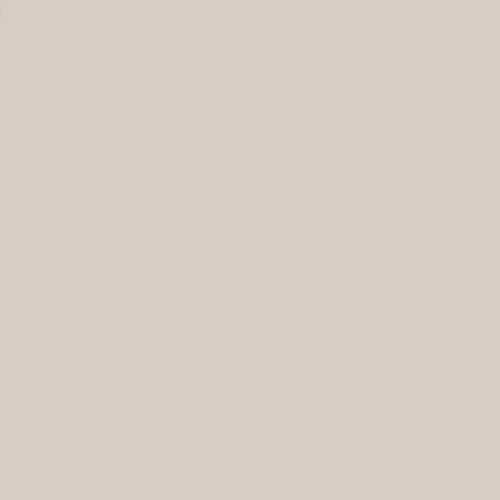
Frame 1 (no input)
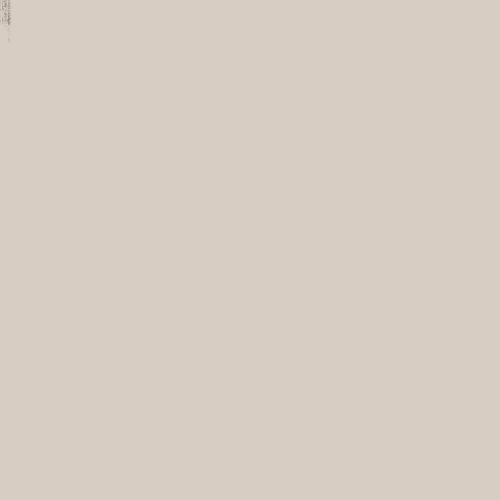
Frame 60 (the mouse pressed at the canvas centre just before this capture)
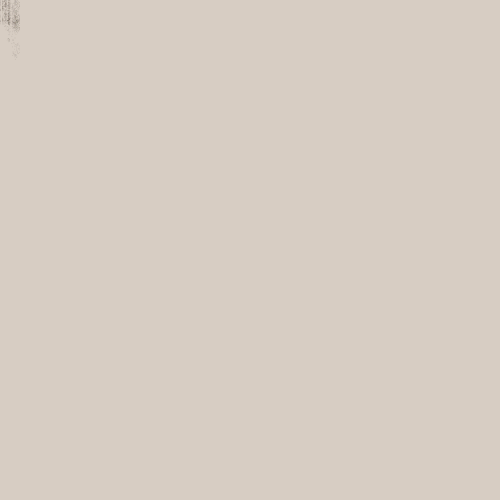
Frame 120 (the mouse held since frame 60 and released just before this capture)

The Processing sketch that drew these frames (run headless with seeded random() and noise(); from frame 60 on, the mouse is pressed at the canvas centre):

// Processing sketch: processing_95934
// ── processing_95934.pde

float a;
float b;
float c;
float d;
float e;
float f;
float g;
float h;
float i;
float j;
float k;
float l;
float m;
float n;
float o;
float p;
float q;
float r;
float s;
float t;
float u;
float v;
float w;

float debuta;
float debutb;
float debutc;
float debutd;
float debute;
float debutf;
float debutg;
float debuth;
float debuti;
float debutj;
float debutk;
float debutl;
float debutm;
float debutn;
float debuto;
float debutp;
float debutq;
float debutr;
float debuts;
float debutt;
float debutu;
float debutv;
float debutw;

float deplacementh;

float deplacementha;
float deplacementhb;
float deplacementhc;
float deplacementhd;
float deplacementhe;
float deplacementhf;
float deplacementhg;
float deplacementhh;
float deplacementhi;
float deplacementhj;
float deplacementhk;
float deplacementhl;
float deplacementhm;
float deplacementhn;
float deplacementho;
float deplacementhp;
float deplacementhq;
float deplacementhr;
float deplacemenths;
float deplacementht;
float deplacementhu;
float deplacementhv;
float deplacementhw;

float declencheur;
float vitessedeclencheur;

float vitesseh;
float vitessehaleatoire;
float reductionvitesseha;
float deplacementvertical;

float deplacementhorizontal;
float deplacementegal;
float placementaleatoire;
int espacement;

void setup () {
  size (500,500);
  smooth ();
  
  
  
  
  
  
  
  
  
  
  //   PREMIERS PARAMETRES
  
  
  
  
  
  
  
  
  
  
  //   D'AUTRES PARAMETRES SONT MODIFIABLES PLUS BAS
  
  
  
  
  
  //   espacement entre les lignes
  espacement = 1;
  
  //   déplacement aléatoire?  1 - oui / 0 - non
  deplacementhorizontal = 1;
  
  //   toutes les lignes se déplacent de la même façon?  1 - oui / 0 - non
  deplacementegal = 1;
  
  //   placement de départ aléatoire?  1 - oui / 0 - non
  placementaleatoire = 0;
  
  //   couleur du fond
  background (215,205,195);
  //background (50,75,100);
  //background (0);
  
  
  
  
  
  
  
  
  
  
  
  
  
  
  a = 0;
  b = 0;
  c = 0;
  d = 0;
  e = 0;
  f = 0;
  g = 0;
  h = 0;
  i = 0;
  j = 0;
  k = 0;
  l = 0;
  m = 0;
  n = 0;
  o = 0;
  p = 0;
  q = 0;
  r = 0;
  s = 0;
  t = 0;
  u = 0;
  v = 0;
  w = 0;
  
  deplacementha = 0;
  deplacementhb = 0;
  deplacementhc = 0;
  deplacementhd = 0;
  deplacementhe = 0;
  deplacementhf = 0;
  deplacementhg = 0;
  deplacementhh = 0;
  deplacementhi = 0;
  deplacementhj = 0;
  deplacementhk = 0;
  deplacementhl = 0;
  deplacementhm = 0;
  deplacementhn = 0;
  deplacementho = 0;
  deplacementhp = 0;
  deplacementhq = 0;
  deplacementhr = 0;
  deplacemenths = 0;
  deplacementht = 0;
  deplacementhu = 0;
  deplacementhv = 0;
  deplacementhw = 0;
  
  if (placementaleatoire > 0){
    deplacementha = random (0,width);
    deplacementhb = random (0,width);
    deplacementhc = random (0,width);
    deplacementhd = random (0,width);
    deplacementhe = random (0,width);
    deplacementhf = random (0,width);
    deplacementhg = random (0,width);
    deplacementhh = random (0,width);
    deplacementhi = random (0,width);
    deplacementhj = random (0,width);
    deplacementhk = random (0,width);
    deplacementhl = random (0,width);
    deplacementhm = random (0,width);
    deplacementhn = random (0,width);
    deplacementho = random (0,width);
    deplacementhp = random (0,width);
    deplacementhq = random (0,width);
    deplacementhr = random (0,width);
    deplacemenths = random (0,width);
    deplacementht = random (0,width);
    deplacementhu = random (0,width);
    deplacementhv = random (0,width);
    deplacementhw = random (0,width);
  }
  
  debuta = 1*espacement;
  debutb = 2*espacement;
  debutc = 3*espacement;
  debutd = 4*espacement;
  debute = 5*espacement;
  debutf = 6*espacement;
  debutg = 7*espacement;
  debuth = 8*espacement;
  debuti = 9*espacement;
  debutj = 10*espacement;
  debutk = 11*espacement;
  debutl = 12*espacement;
  debutm = 13*espacement;
  debutn = 14*espacement;
  debuto = 15*espacement;
  debutp = 16*espacement;
  debutq = 17*espacement;
  debutr = 18*espacement;
  debuts = 19*espacement;
  debutt = 20*espacement;
  debutu = 21*espacement;
  debutv = 22*espacement;
  debutw = 23*espacement;
  
  a = a+debuta;
  b = b+debutb;
  c = c+debutc;
  d = d+debutd;
  e = e+debute;
  f = f+debutf;
  g = g+debutg;
  h = h+debuth;
  i = i+debuti;
  j = j+debutj;
  k = k+debutk;
  l = l+debutl;
  m = m+debutm;
  n = n+debutn;
  o = o+debuto;
  p = p+debutp;
  q = q+debutq;
  r = r+debutr;
  s = s+debuts;
  t = t+debutt;
  u = u+debutu;
  v = v+debutv;
  w = w+debutw;
  
  deplacementh = 0;
  
  declencheur = 0;
  
}

void draw () {
  
  
  
  
  
  
  
  
  
  
                                  //   PARAMETRES
  
  
  
  
  
  
  
  
  
  
  //   D'AUTRES PARAMETRES SONT MODIFIABLES PLUS HAUT
  
  
  
  
  
  //   taille ellispes
  int taillee;
  taillee = 1;
  
  
  //   vitesse défilement horizontal fixe
  vitesseh = 1;
  
  //   vitesse défilement horizontal aléatoire
  vitessehaleatoire = 3;
  
  //   réduction vitesse 
  reductionvitesseha = 1;
  
  //   vitesse déplacemen1t vertical
  deplacementvertical = 4;
  
  //   vitesse du déclencheur
  vitessedeclencheur = 1;
  
  
  //   couleur des lignes
  color couleurlignes = color (45,35,25,random(0,25));
  //color couleurlignes = color (random (200,255),random (0,80),random (0,80),random (0,75));
  
  
  //   placement vertical régulier?  1 - oui / 0 - non
  int placementverticalr;
  placementverticalr = 0;
  
  //   placement vertical de début régulier?  1 - oui / 0 - non
  int placementdebutr;
  placementdebutr = 0;
  
  //   retour en haut du format?  1 - oui / 0 - non
  int retourenhaut;
  retourenhaut = 1;
  
  //   remplir toute la page directement?  1 - oui / 0 - non
  int toutelapage;
  toutelapage = 0;
  
  
  
  
  
  
  
  
  
  
  //   PROGRAMME
  
  
  
  
  
  
  
  
  
  
  if (declencheur > -1){
    declencheur = declencheur + 1;
  }
  
  
  
  if (declencheur > vitessedeclencheur){
    declencheur = 0;
    
    a = a + random(-deplacementvertical,+deplacementvertical);
    b = b + random(-deplacementvertical,+deplacementvertical);
    c = c + random(-deplacementvertical,+deplacementvertical);
    d = d + random(-deplacementvertical,+deplacementvertical);
    e = e + random(-deplacementvertical,+deplacementvertical);
    f = f + random(-deplacementvertical,+deplacementvertical);
    g = g + random(-deplacementvertical,+deplacementvertical);
    h = h + random(-deplacementvertical,+deplacementvertical);
    i = i + random(-deplacementvertical,+deplacementvertical);
    j = j + random(-deplacementvertical,+deplacementvertical);
    k = k + random(-deplacementvertical,+deplacementvertical);
    l = l + random(-deplacementvertical,+deplacementvertical);
    m = m + random(-deplacementvertical,+deplacementvertical);
    n = n + random(-deplacementvertical,+deplacementvertical);
    o = o + random(-deplacementvertical,+deplacementvertical);
    p = p + random(-deplacementvertical,+deplacementvertical);
    q = q + random(-deplacementvertical,+deplacementvertical);
    r = r + random(-deplacementvertical,+deplacementvertical);
    s = s + random(-deplacementvertical,+deplacementvertical);
    t = t + random(-deplacementvertical,+deplacementvertical);
    u = u + random(-deplacementvertical,+deplacementvertical);
    v = v + random(-deplacementvertical,+deplacementvertical);
    w = w + random(-deplacementvertical,+deplacementvertical);
    
    
    if (deplacementhorizontal < 1){
      deplacementh = deplacementh + vitesseh;}
    
    if (deplacementhorizontal > 0){
      deplacementh = deplacementh + random (-vitessehaleatoire + reductionvitesseha , vitessehaleatoire);}
      
    deplacementha = deplacementha + random (-vitessehaleatoire + reductionvitesseha , vitessehaleatoire);
    deplacementhb = deplacementhb + random (-vitessehaleatoire + reductionvitesseha , vitessehaleatoire);
    deplacementhc = deplacementhc + random (-vitessehaleatoire + reductionvitesseha , vitessehaleatoire);
    deplacementhd = deplacementhd + random (-vitessehaleatoire + reductionvitesseha , vitessehaleatoire);
    deplacementhe = deplacementhe + random (-vitessehaleatoire + reductionvitesseha , vitessehaleatoire);
    deplacementhf = deplacementhf + random (-vitessehaleatoire + reductionvitesseha , vitessehaleatoire);
    deplacementhg = deplacementhg + random (-vitessehaleatoire + reductionvitesseha , vitessehaleatoire);
    deplacementhh = deplacementhh + random (-vitessehaleatoire + reductionvitesseha , vitessehaleatoire);
    deplacementhi = deplacementhi + random (-vitessehaleatoire + reductionvitesseha , vitessehaleatoire);
    deplacementhj = deplacementhj + random (-vitessehaleatoire + reductionvitesseha , vitessehaleatoire);
    deplacementhk = deplacementhk + random (-vitessehaleatoire + reductionvitesseha , vitessehaleatoire);
    deplacementhl = deplacementhl + random (-vitessehaleatoire + reductionvitesseha , vitessehaleatoire);
    deplacementhm = deplacementhm + random (-vitessehaleatoire + reductionvitesseha , vitessehaleatoire);
    deplacementhn = deplacementhn + random (-vitessehaleatoire + reductionvitesseha , vitessehaleatoire);
    deplacementho = deplacementho + random (-vitessehaleatoire + reductionvitesseha , vitessehaleatoire);
    deplacementhp = deplacementhp + random (-vitessehaleatoire + reductionvitesseha , vitessehaleatoire);
    deplacementhq = deplacementhq + random (-vitessehaleatoire + reductionvitesseha , vitessehaleatoire);
    deplacementhr = deplacementhr + random (-vitessehaleatoire + reductionvitesseha , vitessehaleatoire);
    deplacemenths = deplacemenths + random (-vitessehaleatoire + reductionvitesseha , vitessehaleatoire);
    deplacementht = deplacementht + random (-vitessehaleatoire + reductionvitesseha , vitessehaleatoire);
    deplacementhu = deplacementhu + random (-vitessehaleatoire + reductionvitesseha , vitessehaleatoire);
    deplacementhv = deplacementhv + random (-vitessehaleatoire + reductionvitesseha , vitessehaleatoire);
    deplacementhw = deplacementhw + random (-vitessehaleatoire + reductionvitesseha , vitessehaleatoire);
    
  }
  
if (deplacementegal > 0){
  if (deplacementh > width){
    if (placementdebutr > 0){
    debuta = debuta + 23*espacement;
    debutb = debutb + 23*espacement;
    debutc = debutc + 23*espacement;
    debutd = debutd + 23*espacement;
    debute = debute + 23*espacement;
    debutf = debutf + 23*espacement;
    debutg = debutg + 23*espacement;
    debuth = debuth + 23*espacement;
    debuti = debuti + 23*espacement;
    debutj = debutj + 23*espacement;
    debutk = debutk + 23*espacement;
    debutl = debutl + 23*espacement;
    debutm = debutm + 23*espacement;
    debutn = debutn + 23*espacement;
    debuto = debuto + 23*espacement;
    debutp = debutp + 23*espacement;
    debutq = debutq + 23*espacement;
    debutr = debutr + 23*espacement;
    debuts = debuts + 23*espacement;
    debutt = debutt + 23*espacement;
    debutu = debutu + 23*espacement;
    debutv = debutv + 23*espacement;
    debutw = debutw + 23*espacement;}
    
    if (placementdebutr < 1){
    debuta = a + random(0,23)*espacement;
    debutb = b + random(0,23)*espacement;
    debutc = c + random(0,23)*espacement;
    debutd = d + random(0,23)*espacement;
    debute = e + random(0,23)*espacement;
    debutf = f + random(0,23)*espacement;
    debutg = g + random(0,23)*espacement;
    debuth = h + random(0,23)*espacement;
    debuti = i + random(0,23)*espacement;
    debutj = j + random(0,23)*espacement;
    debutk = k + random(0,23)*espacement;
    debutl = l + random(0,23)*espacement;
    debutm = m + random(0,23)*espacement;
    debutn = n + random(0,23)*espacement;
    debuto = o + random(0,23)*espacement;
    debutp = p + random(0,23)*espacement;
    debutq = q + random(0,23)*espacement;
    debutr = r + random(0,23)*espacement;
    debuts = s + random(0,23)*espacement;
    debutt = t + random(0,23)*espacement;
    debutu = u + random(0,23)*espacement;
    debutv = v + random(0,23)*espacement;
    debutw = w + random(0,23)*espacement;}
    
    deplacementh = 0;
    
    if (placementverticalr > 0){
      a = 0;
      b = 0;
      c = 0;
      d = 0;
      e = 0;
      f = 0;
      g = 0;
      h = 0;
      i = 0;
      j = 0;
      k = 0;
      l = 0;
      m = 0;
      n = 0;
      o = 0;
      p = 0;
      q = 0;
      r = 0;
      s = 0;
      t = 0;
      u = 0;
      v = 0;
      w = 0;
    }
    
    if (retourenhaut > 0){
      if (debuta + a > height){ debuta = 1*espacement; a = 0; }
      if (debutb + b > height){ debutb = 2*espacement; b = 0; }
      if (debutc + c > height){ debutc = 3*espacement; c = 0; }
      if (debutd + d > height){ debutd = 4*espacement; d = 0; }
      if (debute + e > height){ debute = 5*espacement; e = 0; }
      if (debutf + f > height){ debutf = 6*espacement; f = 0; }
      if (debutg + g > height){ debutg = 7*espacement; g = 0; }
      if (debuth + h > height){ debuth = 8*espacement; h = 0; }
      if (debuti + i > height){ debuti = 9*espacement; i = 0; }
      if (debutj + j > height){ debutj = 10*espacement; j = 0; }
      if (debutk + k > height){ debutk = 11*espacement; k = 0; }
      if (debutl + l > height){ debutl = 12*espacement; l = 0; }
      if (debutm + m > height){ debutm = 13*espacement; m = 0; }
      if (debutn + n > height){ debutn = 14*espacement; n = 0; }
      if (debuto + o > height){ debuto = 15*espacement; o = 0; }
      if (debutp + p > height){ debutp = 16*espacement; p = 0; }
      if (debutq + q > height){ debutq = 17*espacement; q = 0; }
      if (debutr + r > height){ debutr = 18*espacement; r = 0; }
      if (debuts + s > height){ debuts = 19*espacement; s = 0; }
      if (debutt + t > height){ debutt = 20*espacement; t = 0; }
      if (debutu + u > height){ debutu = 21*espacement; u = 0; }
      if (debutv + v > height){ debutv = 22*espacement; v = 0; }
      if (debutw + w > height){ debutw = 23*espacement; w = 0; }}
    
    a = a+debuta;
    b = b+debutb;
    c = c+debutc;
    d = d+debutd;
    e = e+debute;
    f = f+debutf;
    g = g+debutg;
    h = h+debuth;
    i = i+debuti;
    j = j+debutj;
    k = k+debutk;
    l = l+debutl;
    m = m+debutm;
    n = n+debutn;
    o = o+debuto;
    p = p+debutp;
    q = q+debutq;
    r = r+debutr;
    s = s+debuts;
    t = t+debutt;
    u = u+debutu;
    v = v+debutv;
    w = w+debutw;
  }}
  
  
  
  
  
  // - - - - - - - - - - - - - - - - -
  
  
  
  
  
  if (deplacementegal < 1){
    
    if (deplacementha > width){ if (placementdebutr > 0){ debuta = debuta + 23*espacement;} if (placementdebutr < 1){ debuta = a + random(0,23)*espacement;} deplacementha = 0; if (placementverticalr > 0){ a = 0;} if (retourenhaut > 0){ if (debuta + a > height){ debuta = 1*espacement; a = 0; deplacementha = 0; }} a = a+debuta;}
    if (deplacementhb > width){ if (placementdebutr > 0){ debutb = debutb + 23*espacement;} if (placementdebutr < 1){ debutb = b + random(0,23)*espacement;} deplacementhb = 0; if (placementverticalr > 0){ b = 0;} if (retourenhaut > 0){ if (debutb + b > height){ debutb = 2*espacement; b = 0; deplacementhb = 0; }} b = b+debutb;}
    if (deplacementhc > width){ if (placementdebutr > 0){ debutc = debutc + 23*espacement;} if (placementdebutr < 1){ debutc = c + random(0,23)*espacement;} deplacementhc = 0; if (placementverticalr > 0){ c = 0;} if (retourenhaut > 0){ if (debutc + c > height){ debutc = 3*espacement; c = 0; deplacementhc = 0; }} c = c+debutc;}
    if (deplacementhd > width){ if (placementdebutr > 0){ debutd = debutd + 23*espacement;} if (placementdebutr < 1){ debutc = d + random(0,23)*espacement;} deplacementhd = 0; if (placementverticalr > 0){ d = 0;} if (retourenhaut > 0){ if (debutd + d > height){ debutd = 4*espacement; d = 0; deplacementhd = 0; }} d = d+debutd;}
    if (deplacementhe > width){ if (placementdebutr > 0){ debute = debute + 23*espacement;} if (placementdebutr < 1){ debute = e + random(0,23)*espacement;} deplacementhe = 0; if (placementverticalr > 0){ e = 0;} if (retourenhaut > 0){ if (debute + e > height){ debute = 5*espacement; e = 0; deplacementhe = 0; }} e = e+debute;}
    if (deplacementhf > width){ if (placementdebutr > 0){ debutf = debutf + 23*espacement;} if (placementdebutr < 1){ debutf = f + random(0,23)*espacement;} deplacementhf = 0; if (placementverticalr > 0){ f = 0;} if (retourenhaut > 0){ if (debutf + f > height){ debutf = 1*espacement; f = 0; deplacementhf = 0; }} f = f+debutf;}
    if (deplacementhg > width){ if (placementdebutr > 0){ debutg = debutg + 23*espacement;} if (placementdebutr < 1){ debutg = g + random(0,23)*espacement;} deplacementhg = 0; if (placementverticalr > 0){ g = 0;} if (retourenhaut > 0){ if (debutg + g > height){ debutg = 2*espacement; g = 0; deplacementhg = 0; }} g = g+debutg;}
    if (deplacementhh > width){ if (placementdebutr > 0){ debuth = debuth + 23*espacement;} if (placementdebutr < 1){ debuth = h + random(0,23)*espacement;} deplacementhh = 0; if (placementverticalr > 0){ h = 0;} if (retourenhaut > 0){ if (debuth + h > height){ debuth = 3*espacement; h = 0; deplacementhh = 0; }} h = h+debuth;}
    if (deplacementhi > width){ if (placementdebutr > 0){ debuti = debuti + 23*espacement;} if (placementdebutr < 1){ debuti = i + random(0,23)*espacement;} deplacementhi = 0; if (placementverticalr > 0){ i = 0;} if (retourenhaut > 0){ if (debuti + i > height){ debuti = 4*espacement; i = 0; deplacementhi = 0; }} i = i+debuti;}
    if (deplacementhj > width){ if (placementdebutr > 0){ debutj = debutj + 23*espacement;} if (placementdebutr < 1){ debutj = j + random(0,23)*espacement;} deplacementhj = 0; if (placementverticalr > 0){ j = 0;} if (retourenhaut > 0){ if (debutj + j > height){ debutj = 5*espacement; j = 0; deplacementhj = 0; }} j = j+debutj;}
    if (deplacementhk > width){ if (placementdebutr > 0){ debutk = debutk + 23*espacement;} if (placementdebutr < 1){ debutk = k + random(0,23)*espacement;} deplacementhk = 0; if (placementverticalr > 0){ k = 0;} if (retourenhaut > 0){ if (debutk + k > height){ debutk = 1*espacement; k = 0; deplacementhk = 0; }} k = k+debutk;}
    if (deplacementhl > width){ if (placementdebutr > 0){ debutl = debutl + 23*espacement;} if (placementdebutr < 1){ debutl = l + random(0,23)*espacement;} deplacementhl = 0; if (placementverticalr > 0){ l = 0;} if (retourenhaut > 0){ if (debutl + l > height){ debutl = 2*espacement; l = 0; deplacementhl = 0; }} l = l+debutl;}
    if (deplacementhm > width){ if (placementdebutr > 0){ debutm = debutm + 23*espacement;} if (placementdebutr < 1){ debutm = m + random(0,23)*espacement;} deplacementhm = 0; if (placementverticalr > 0){ m = 0;} if (retourenhaut > 0){ if (debutm + m > height){ debutm = 3*espacement; m = 0; deplacementhm = 0; }} m = m+debutm;}
    if (deplacementhn > width){ if (placementdebutr > 0){ debutn = debutn + 23*espacement;} if (placementdebutr < 1){ debutn = n + random(0,23)*espacement;} deplacementhn = 0; if (placementverticalr > 0){ n = 0;} if (retourenhaut > 0){ if (debutn + n > height){ debutn = 4*espacement; n = 0; deplacementhn = 0; }} n = n+debutn;}
    if (deplacementho > width){ if (placementdebutr > 0){ debuto = debuto + 23*espacement;} if (placementdebutr < 1){ debuto = o + random(0,23)*espacement;} deplacementho = 0; if (placementverticalr > 0){ o = 0;} if (retourenhaut > 0){ if (debuto + o > height){ debuto = 5*espacement; o = 0; deplacementho = 0; }} o = o+debuto;}
    if (deplacementhp > width){ if (placementdebutr > 0){ debutp = debutp + 23*espacement;} if (placementdebutr < 1){ debutp = p + random(0,23)*espacement;} deplacementhp = 0; if (placementverticalr > 0){ p = 0;} if (retourenhaut > 0){ if (debutp + p > height){ debutp = 1*espacement; p = 0; deplacementhp = 0; }} p = p+debutp;}
    if (deplacementhq > width){ if (placementdebutr > 0){ debutq = debutq + 23*espacement;} if (placementdebutr < 1){ debutq = q + random(0,23)*espacement;} deplacementhq = 0; if (placementverticalr > 0){ q = 0;} if (retourenhaut > 0){ if (debutq + q > height){ debutq = 2*espacement; q = 0; deplacementhq = 0; }} q = q+debutq;}
    if (deplacementhr > width){ if (placementdebutr > 0){ debutr = debutr + 23*espacement;} if (placementdebutr < 1){ debutr = r + random(0,23)*espacement;} deplacementhr = 0; if (placementverticalr > 0){ r = 0;} if (retourenhaut > 0){ if (debutr + r > height){ debutr = 3*espacement; r = 0; deplacementhr = 0; }} r = r+debutr;}
    if (deplacemenths > width){ if (placementdebutr > 0){ debuts = debuts + 23*espacement;} if (placementdebutr < 1){ debuts = s + random(0,23)*espacement;} deplacemenths = 0; if (placementverticalr > 0){ s = 0;} if (retourenhaut > 0){ if (debuts + s > height){ debuts = 4*espacement; s = 0; deplacemenths = 0; }} s = s+debuts;}
    if (deplacementht > width){ if (placementdebutr > 0){ debutt = debutt + 23*espacement;} if (placementdebutr < 1){ debutt = t + random(0,23)*espacement;} deplacementht = 0; if (placementverticalr > 0){ t = 0;} if (retourenhaut > 0){ if (debutt + t > height){ debutt = 5*espacement; t = 0; deplacementht = 0; }} t = t+debutt;}
    if (deplacementhu > width){ if (placementdebutr > 0){ debutu = debutu + 23*espacement;} if (placementdebutr < 1){ debutu = u + random(0,23)*espacement;} deplacementhu = 0; if (placementverticalr > 0){ u = 0;} if (retourenhaut > 0){ if (debutu + u > height){ debutu = 1*espacement; u = 0; deplacementhu = 0; }} u = u+debutu;}
    if (deplacementhv > width){ if (placementdebutr > 0){ debutv = debutv + 23*espacement;} if (placementdebutr < 1){ debutv = v + random(0,23)*espacement;} deplacementhv = 0; if (placementverticalr > 0){ v = 0;} if (retourenhaut > 0){ if (debutv + v > height){ debutv = 2*espacement; v = 0; deplacementhv = 0; }} v = v+debutv;}
    if (deplacementhw > width){ if (placementdebutr > 0){ debutw = debutw + 23*espacement;} if (placementdebutr < 1){ debutw = w + random(0,23)*espacement;} deplacementhw = 0; if (placementverticalr > 0){ w = 0;} if (retourenhaut > 0){ if (debutw + w > height){ debutw = 3*espacement; w = 0; deplacementhw = 0; }} w = w+debutw;}
  }
  
  
  
  
  
  //   DRAW
  
  
  
  
  
  //background (0);
  
  //fill (0,1);
  //rect (0,0,width,height);
  
  
  fill (couleurlignes);
  noStroke ();
  
  
  
  if (deplacementegal > 0){
  if (toutelapage < 1){
    ellipse (deplacementh,a,taillee,taillee);
    ellipse (deplacementh,b,taillee,taillee);
    ellipse (deplacementh,c,taillee,taillee);
    ellipse (deplacementh,d,taillee,taillee);
    ellipse (deplacementh,e,taillee,taillee);
    ellipse (deplacementh,f,taillee,taillee);
    ellipse (deplacementh,g,taillee,taillee);
    ellipse (deplacementh,h,taillee,taillee);
    ellipse (deplacementh,i,taillee,taillee);
    ellipse (deplacementh,j,taillee,taillee);
    ellipse (deplacementh,k,taillee,taillee);
    ellipse (deplacementh,l,taillee,taillee);
    ellipse (deplacementh,m,taillee,taillee);
    ellipse (deplacementh,n,taillee,taillee);
    ellipse (deplacementh,o,taillee,taillee);
    ellipse (deplacementh,p,taillee,taillee);
    ellipse (deplacementh,q,taillee,taillee);
    ellipse (deplacementh,r,taillee,taillee);
    ellipse (deplacementh,s,taillee,taillee);
    ellipse (deplacementh,t,taillee,taillee);
    ellipse (deplacementh,u,taillee,taillee);
    ellipse (deplacementh,v,taillee,taillee);
    ellipse (deplacementh,w,taillee,taillee);}}
  
  
  
  if (deplacementegal > 0){
  if (toutelapage > 0){
    for (int multiple=0; multiple<height; multiple=multiple+23*espacement){
    ellipse (deplacementh,multiple+a,taillee,taillee);
    ellipse (deplacementh,multiple+b,taillee,taillee);
    ellipse (deplacementh,multiple+c,taillee,taillee);
    ellipse (deplacementh,multiple+d,taillee,taillee);
    ellipse (deplacementh,multiple+e,taillee,taillee);
    ellipse (deplacementh,multiple+f,taillee,taillee);
    ellipse (deplacementh,multiple+g,taillee,taillee);
    ellipse (deplacementh,multiple+h,taillee,taillee);
    ellipse (deplacementh,multiple+i,taillee,taillee);
    ellipse (deplacementh,multiple+j,taillee,taillee);
    ellipse (deplacementh,multiple+k,taillee,taillee);
    ellipse (deplacementh,multiple+l,taillee,taillee);
    ellipse (deplacementh,multiple+m,taillee,taillee);
    ellipse (deplacementh,multiple+n,taillee,taillee);
    ellipse (deplacementh,multiple+o,taillee,taillee);
    ellipse (deplacementh,multiple+p,taillee,taillee);
    ellipse (deplacementh,multiple+q,taillee,taillee);
    ellipse (deplacementh,multiple+r,taillee,taillee);
    ellipse (deplacementh,multiple+s,taillee,taillee);
    ellipse (deplacementh,multiple+t,taillee,taillee);
    ellipse (deplacementh,multiple+u,taillee,taillee);
    ellipse (deplacementh,multiple+v,taillee,taillee);
    ellipse (deplacementh,multiple+w,taillee,taillee);}}}
  
  
  
  
  
  if (deplacementegal < 1){
  if (toutelapage < 1){
    ellipse (deplacementha,a,taillee,taillee);
    ellipse (deplacementhb,b,taillee,taillee);
    ellipse (deplacementhc,c,taillee,taillee);
    ellipse (deplacementhd,d,taillee,taillee);
    ellipse (deplacementhe,e,taillee,taillee);
    ellipse (deplacementhf,f,taillee,taillee);
    ellipse (deplacementhg,g,taillee,taillee);
    ellipse (deplacementhh,h,taillee,taillee);
    ellipse (deplacementhi,i,taillee,taillee);
    ellipse (deplacementhj,j,taillee,taillee);
    ellipse (deplacementhk,k,taillee,taillee);
    ellipse (deplacementhl,l,taillee,taillee);
    ellipse (deplacementhm,m,taillee,taillee);
    ellipse (deplacementhn,n,taillee,taillee);
    ellipse (deplacementho,o,taillee,taillee);
    ellipse (deplacementhp,p,taillee,taillee);
    ellipse (deplacementhq,q,taillee,taillee);
    ellipse (deplacementhr,r,taillee,taillee);
    ellipse (deplacemenths,s,taillee,taillee);
    ellipse (deplacementht,t,taillee,taillee);
    ellipse (deplacementhu,u,taillee,taillee);
    ellipse (deplacementhv,v,taillee,taillee);
    ellipse (deplacementhw,w,taillee,taillee);}}
  
  
  
  if (deplacementegal < 1){
  if (toutelapage > 0){
    for (int multiple=0; multiple<height; multiple=multiple+23*espacement){
    ellipse (deplacementha,multiple+a,taillee,taillee);
    ellipse (deplacementhb,multiple+b,taillee,taillee);
    ellipse (deplacementhc,multiple+c,taillee,taillee);
    ellipse (deplacementhd,multiple+d,taillee,taillee);
    ellipse (deplacementhe,multiple+e,taillee,taillee);
    ellipse (deplacementhf,multiple+f,taillee,taillee);
    ellipse (deplacementhg,multiple+g,taillee,taillee);
    ellipse (deplacementhh,multiple+h,taillee,taillee);
    ellipse (deplacementhi,multiple+i,taillee,taillee);
    ellipse (deplacementhj,multiple+j,taillee,taillee);
    ellipse (deplacementhk,multiple+k,taillee,taillee);
    ellipse (deplacementhl,multiple+l,taillee,taillee);
    ellipse (deplacementhm,multiple+m,taillee,taillee);
    ellipse (deplacementhn,multiple+n,taillee,taillee);
    ellipse (deplacementho,multiple+o,taillee,taillee);
    ellipse (deplacementhp,multiple+p,taillee,taillee);
    ellipse (deplacementhq,multiple+q,taillee,taillee);
    ellipse (deplacementhr,multiple+r,taillee,taillee);
    ellipse (deplacemenths,multiple+s,taillee,taillee);
    ellipse (deplacementht,multiple+t,taillee,taillee);
    ellipse (deplacementhu,multiple+u,taillee,taillee);
    ellipse (deplacementhv,multiple+v,taillee,taillee);
    ellipse (deplacementhw,multiple+w,taillee,taillee);}}}
  
  
  
  fill (0);
  //rect (5,declencheur,5,5);
  //rect (15,debuta,5,5);
  
}
